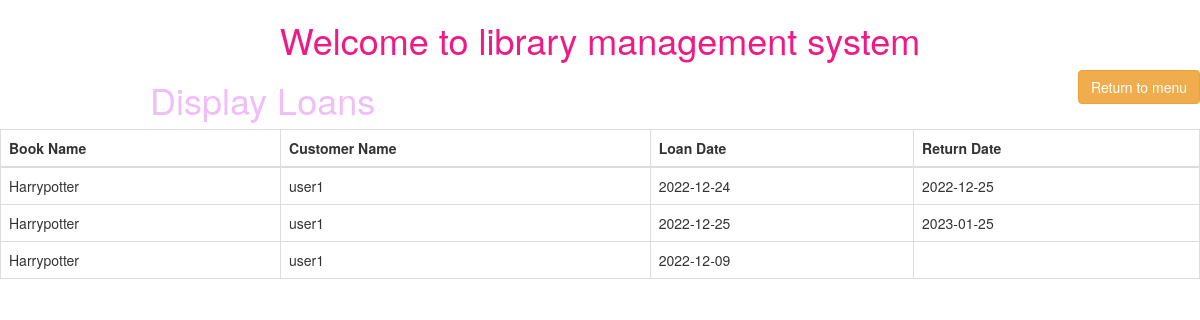
Screenshot of /management/display-loans/ (signed in) with the database file from the repository.
### management/models.py (models this page shows, shortened)
class Loans(models.Model):
    id = models.AutoField(db_column="id", primary_key=True)
    loan_date = models.DateTimeField(null=True, blank=True)
    return_date = models.DateTimeField(null=True, blank=True)
    customer = models.ForeignKey(Customers,related_name='loans',on_delete=models.CASCADE)
    book = models.ForeignKey(Books,related_name='loans',on_delete=models.CASCADE)

class Books(models.Model):
    upto_10_days =1
    upto_5_days =2
    upto_2_days =3
    TYPES = (
        (upto_10_days, 'up to 10 days'),
        (upto_5_days, 'up to 5 days'),
        (upto_2_days, 'up to 2 days'),
    )
    id = models.AutoField(db_column="id", primary_key=True)
    name = models.CharField(max_length=200)
    author = models.CharField(max_length=200)
    year_published = models.IntegerField()
    type = models.IntegerField(choices=TYPES)

class Customers(models.Model):
    id = models.AutoField(db_column="id", primary_key=True)
    name = models.CharField(max_length=200)
    city = models.CharField(max_length=200)
    age = models.IntegerField()

### management/views.py (the view)
# urls.py: path('display-loans/', display_loans, name="display_loans"),
@login_required(login_url='/accounts/login/')
def display_loans(request):
    loans = Loans.objects.all()
    context={'loans':loans}
    html_template = loader.get_template('display_loans.html')
    return HttpResponse(html_template.render(context, request))

### management/templates/display_loans.html (shortened to what this page needs)
{%extends 'base.html' %} {%block title%} Display Loans {%endblock%}
 {%block h1%} Display Loans {%endblock%}
  {%block content%}
{%if not loans%}
<p>There are no loans.</p>
{%else%}
<table class="table table-bordered">
  <thead>
    <tr>
      <th>Book Name</th>
      <th>Customer Name</th>
      <th>Loan Date</th>
      <th>Return Date</th>
    </tr>
  </thead>
  <tbody>
    {%for loan in loans%}
    <tr>
      <td>
        {{loan.book.name}}
      </td>
      <td>
        {{loan.customer.name}}
      </td>
      <td>{{loan.loan_date|date:'Y-m-d'}}</td>
      <td>{{loan.return_date|date:'Y-m-d'}}</td>
    </tr>
    {%endfor%}
  </tbody>
</table>
{%endif%}
  {%endblock%}

### management/templates/base.html (shortened to what this page needs)
<!DOCTYPE html>
<html>
  <head>
    <link rel="stylesheet" href="https://maxcdn.bootstrapcdn.com/bootstrap/3.4.1/css/bootstrap.min.css">
  </head>
  <body class="bg">
    <header>
      <h1 style="text-align: center;color:#ef1a85 ;"> Welcome to library management system </h1>
      <nav >
        {%if request.user.is_authenticated%}
        <a style="float: right;" href="{%url 'list_menu' %}"><button class="btn btn-warning" type="button"> Return to menu </button> </a></li>
        {%endif%}
      </nav>
    </header>
    <main>
      <div >
        <h1 style="color: #f0bdf9;
        padding-left: 15rem;">{%block h1%}{%endblock%}</h1>
        {%block content%}{%endblock%}
      </div>
    </main>
  </body>
</html>

### management/templates/base.html (style rules this page uses)
body, html { height: 100%; }
.bg { background-image: url("https://img.freepik.com/free-photo/book-library-with-open-textbook_1150-5920.jpg"); height: 100%; background-position: center; background-repeat: no-repeat; background-size: cover; }

### rows the page displays
Loans: book.name "Harrypotter", customer.name "user1", loan_date "2022-12-24", return_date "2022-12-25"
Loans: book.name "Harrypotter", customer.name "user1", loan_date "2022-12-25", return_date "2023-01-25"
Loans: book.name "Harrypotter", customer.name "user1", loan_date "2022-12-09"
